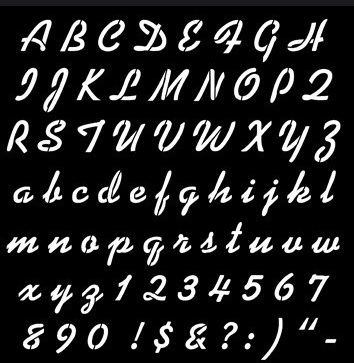
#> input picture OpenCV/images/alp.jpg, 354 x 363 px, found by its file name
$ python EX13.1.ImageMorph.py
#> lines starting #> are read from the running program, lines starting #| are printed output that depends on the picture
import numpy as np
import cv2

def morph():
    img = cv2.imread('E:/Python_Study/OpenCV/images/alp.jpg')
#> img is the input picture: shape (363, 354, 3); mean B, G, R 36.4, 36.4, 36.4

    kernel = np.ones((3,3), np.uint8)

    erosion = cv2.erode(img, kernel, iterations=1)
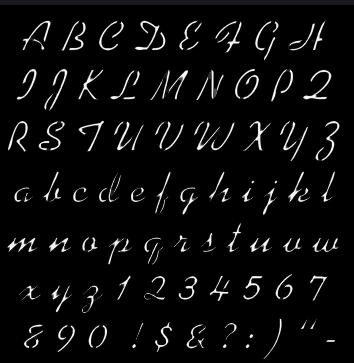
#> erosion: shape (363, 354, 3); mean B, G, R 12.3, 12.2, 12.2
    dilation = cv2.dilate(img, kernel, iterations=1)
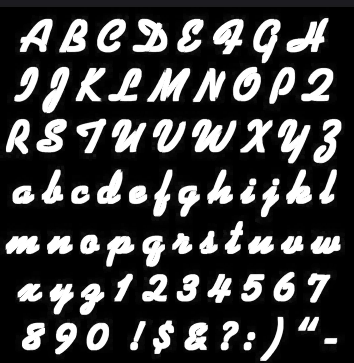
#> dilation: shape (363, 354, 3); mean B, G, R 62.3, 62.3, 62.3

    cv2.imshow('original', img)
    cv2.imshow('erosion', erosion)
    cv2.imshow('dilation', dilation)

    cv2.waitKey(0)
    cv2.destroyAllWindows()

morph()
